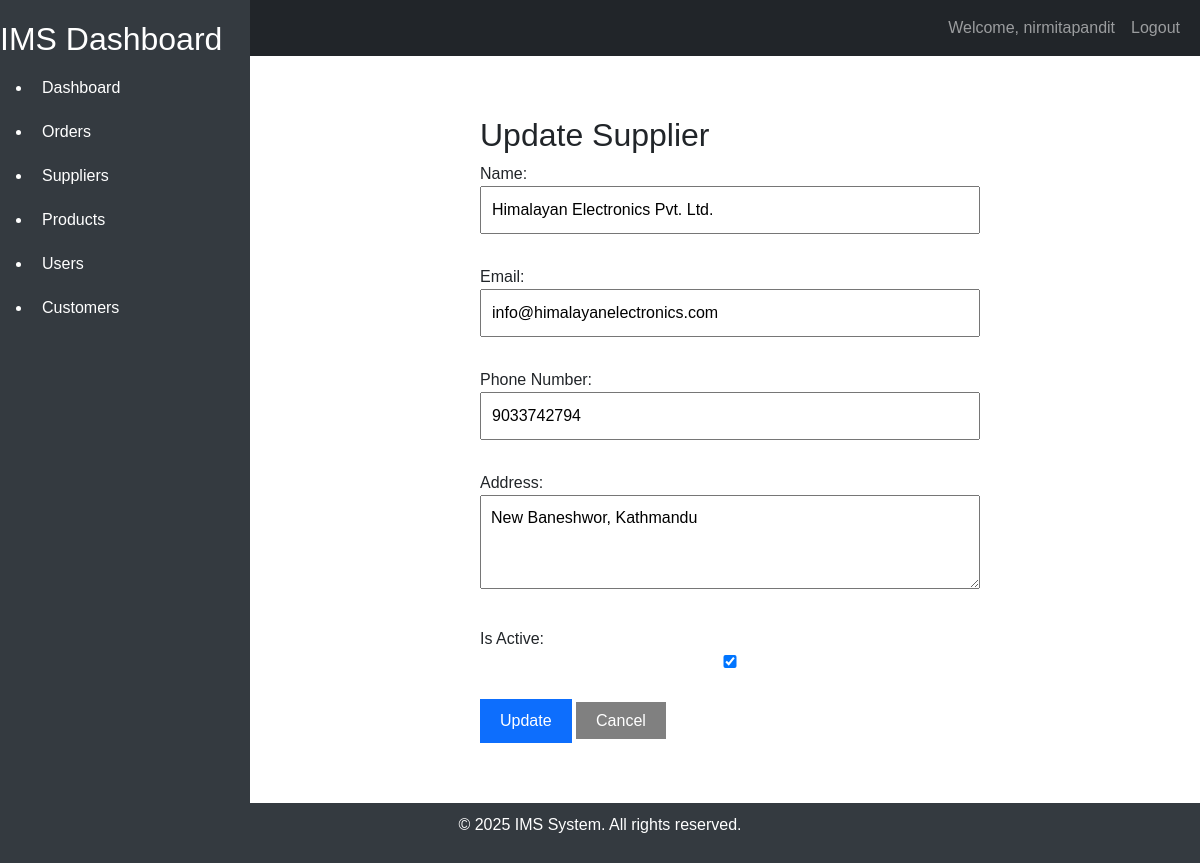
Screenshot of /suppliers/suppliers/1/update/ (signed in) with the database file from the repository.
### suppliers/models.py (models this page shows, shortened)
class Supplier(models.Model):
    name = models.CharField(max_length=100)
    email = models.EmailField()
    phone = models.CharField(max_length=20)
    address = models.TextField()
    created_at = models.DateTimeField(auto_now_add=True)
    updated_at = models.DateTimeField(auto_now=True)
    is_active = models.BooleanField(default=True)
    class Meta:
        db_table = 'suppliers'
        verbose_name = 'Supplier'
        verbose_name_plural = 'Suppliers'
        indexes = [
            models.Index(fields=['name']),
            models.Index(fields=['email']),
        ]

### suppliers/views.py (the view)
# urls.py: path('suppliers/<int:pk>/update/', SupplierUpdateView.as_view(), name='supplier_update'),
class SupplierUpdateView(LoginRequiredMixin, UpdateView):
    model = Supplier
    form_class = SupplierForm
    template_name = 'suppliers/update_supplier.html'
    success_url = reverse_lazy('supplier_list')

### suppliers/forms.py
class SupplierForm(forms.ModelForm):
    name = forms.CharField(widget=forms.TextInput(attrs={'placeholder': 'Enter Supplier Name'}),label='Name')
    email = forms.EmailField(widget=forms.EmailInput(attrs={'placeholder': 'Enter Email'}),label='Email')
    phone = forms.CharField(widget=forms.NumberInput(attrs={'placeholder': 'Enter Phone Number'}),label='Phone Number')
    address = forms.CharField(widget=forms.Textarea(attrs={'placeholder': 'Enter Address', 'rows': 3}),label='Address')
    is_active = forms.BooleanField(required=False,label='Is Active')
    class Meta:
        model = Supplier
        fields = '__all__'

### suppliers/templates/suppliers/update_supplier.html (shortened to what this page needs)
{% extends "home/base.html" %}
{% block content %}
<div class="form-container">
<h2>Update Supplier</h2>
<form method="POST">
    {{ form.as_p }}
    <button type="submit" class="update-btn">
        Update
    </button>
    <a href="{% url 'supplier_list' %}" class="cancel-btn">
        Cancel
    </a>
</form>
</div>
{% endblock %}

### home/templates/home/base.html (shortened to what this page needs)
<!DOCTYPE html>
<html lang="en">
<head>
    <link href="https://cdn.jsdelivr.net/npm/bootstrap@5.3.0-alpha1/dist/css/bootstrap.min.css" rel="stylesheet">
</head>
<body>
    <nav class="navbar navbar-expand-lg navbar-dark bg-dark">
        <div class="container-fluid">
            <a class="navbar-brand" href="#">IMS</a>
            <div class="collapse navbar-collapse" id="navbarNav">
                <ul class="navbar-nav ms-auto">
                    {% if user.is_authenticated %}
                    <li class="nav-item">
                        <a class="nav-link" href="#">Welcome, {{ user.username }}</a>
                    </li>
                    <li class="nav-item">
                        <a class="nav-link" href="{% url 'logout' %}">Logout</a>
                    </li>
                    {% endif %}
                </ul>
            </div>
        </div>
    </nav>
    <div class="sidebar">
        <h2>IMS Dashboard</h2>
        <ul>
            <li>
                <a href="{% url 'dashboard' %}"
                    class="{% if request.path == '/dashboard/' %}active{% endif %}">Dashboard</a>
            </li>
            <li>
                <a href="{% url 'order_list' %}"
                    class="{% if request.path == '/orders/list/' %}active{% endif %}">Orders</a>
            </li>
            <li>
                <a href="{% url 'supplier_list' %}"
                    class="{% if request.path == '/suppliers/list/' %}active{% endif %}">Suppliers</a>
            </li>
            <li>
                <a href="{% url 'products_list' %}"
                    class="{% if request.path == '/products/list/' %}active{% endif %}">Products</a>
            </li>
            <li>
                <a href="{% url 'user_list' %}"
                    class="{% if request.path == '/users/list/' %}active{% endif %}">Users</a>
            </li>
            <li>
                <a href="{% url 'customers_list' %}"
                    class="{% if request.path == '/customers/list/' %}active{% endif %}">Customers</a>
            </li>
        </ul>
    </div>
    <div class="content">
        {% block content %}
        {% endblock %}
    </div>
    <footer class="footer">
        <div class="container">
            <p>&copy; 2025 IMS System. All rights reserved.</p>
        </div>
    </footer>
</body>
</html>

### home/templates/home/base.html (style rules this page uses)
body { font-family: Arial, sans-serif; display: flex; flex-direction: column; min-height: 100vh; }
.sidebar { position: fixed; top: 0; left: 0; height: 100%; width: 250px; background-color: #343a40; color: #fff; padding-top: 20px; }
.sidebar a { color: #fff; text-decoration: none; padding: 10px; display: block; }
.content { margin-left: 260px; padding: 20px; flex: 1; }
.footer { background-color: #343a40; color: white; text-align: center; padding: 10px 0; position: relative; width: 100%; }

### suppliers/templates/suppliers/update_supplier.html (style rules this page uses)
.form-container { width:500px; margin:40px auto; }
input, textarea, select { width:100%; padding:10px; margin-bottom:15px; }
.update-btn { background:#0d6efd; color:white; padding:10px 20px; border:none; }
.cancel-btn { background:gray; color:white; padding:10px 20px; text-decoration:none; }

### rows the page displays
Supplier: name "Himalayan Electronics Pvt. Ltd.", email "info@himalayanelectronics.com", phone "9033742794", address "New Baneshwor, Kathmandu", is_active "☑"

### other values shown
{{ user.username }} "nirmitapandit"
